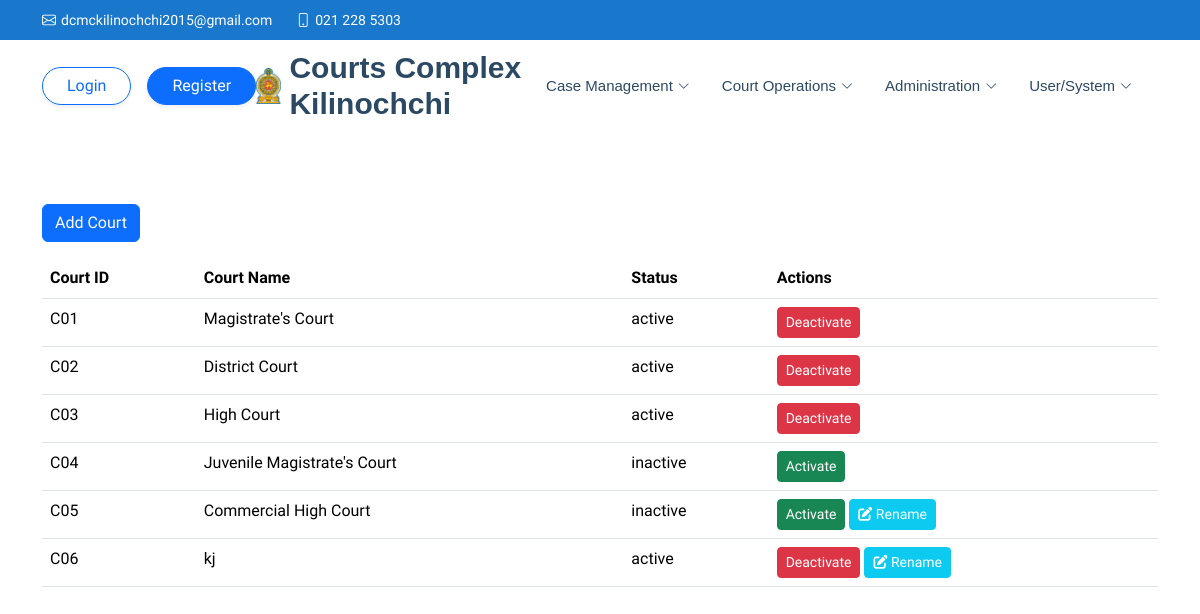
/index.php?pg=courts.php, run on the app's committed database.
### tables this page shows
CREATE TABLE IF NOT EXISTS `courts` (
  `court_id` varchar(5) NOT NULL,
  `court_name` varchar(50) DEFAULT NULL,
  `court_status` tinyint NOT NULL,
  PRIMARY KEY (`court_id`)
);

### lib/helper.php (called while the page is built, shortened)
<?php
class Helper {
    private $conn;
    public function __construct(mysqli $conn) {
        $this->conn = $conn;
    }
    public function generateNextCourtID() {
        return $this->generateNextID('courts', 'court_id', 'C', 2);
    }
    private function generateNextID($table, $column, $prefix, $padLength) {
        $sql = "SELECT $column FROM $table WHERE $column LIKE '$prefix%' ORDER BY CAST(SUBSTRING($column, 2) AS UNSIGNED) DESC LIMIT 1";
        $result = mysqli_query($this->conn, $sql);
        if ($result && mysqli_num_rows($result) > 0) {
            $row = mysqli_fetch_assoc($result);
            $max_id = $row[$column];
            $numeric_part = (int)substr($max_id, 1);
            $next_numeric_part = $numeric_part + 1;
            return $prefix . str_pad($next_numeric_part, $padLength, "0", STR_PAD_LEFT);
        } else {
            return $prefix . str_pad("1", $padLength, "0", STR_PAD_LEFT);
        }
    }
}

### lib/security.php (called while the page is built, shortened)
<?php
class Security
{
    public static function sanitize($data){
        return htmlspecialchars(stripslashes(trim((string)$data)));
    }
}
?>

### courts.php (the view, shortened to what this page needs)
<?php
	$result = $conn->query("SELECT * FROM courts ORDER BY court_id ASC");
	$nextCourtId = $helper->generateNextCourtID($conn);
	?>
<!DOCTYPE html>
<html lang="en">
	<head>
	</head>
	<body>
		<div class="container mt-5">
			<button type="button" class="btn btn-primary" data-bs-toggle="modal" data-bs-target="#addCourtModal">
			Add Court
			</button>
			<table class="table mt-3">
				<thead>
					<tr>
						<th>Court ID</th>
						<th>Court Name</th>
						<th>Status</th>
						<th>Actions</th>
					</tr>
				</thead>
				<tbody>
					<?php while ($row = $result->fetch_assoc()): ?>
					<tr>
						<td><?= Security::sanitize($row['court_id']) ?></td>
						<td><?= Security::sanitize($row['court_name']) ?></td>
						<td><?= $row['court_status'] ? 'active' : 'inactive' ?></td>
						<td>
							<form method="POST" action="index.php?pg=courts.php" style="display:inline;">
								<?php if ($row['court_status']): ?>
								<button type="submit" class="btn btn-danger btn-sm" onclick="return confirm('Are you sure you want to deactivate this court?');">
								Deactivate
								</button>
								<?php else: ?>
								<button type="submit" class="btn btn-success btn-sm" onclick="return confirm('Are you sure you want to activate this court?');">
								Activate
								</button>
								<?php endif; ?>
							</form>
                           <?php if (!in_array($row['court_id'], ['C01', 'C02', 'C03', 'C04'])): ?>
                                <button
                                    type="button"
                                    class="btn btn-info btn-sm text-white rename-btn"
                                    data-bs-toggle="modal"
                                    data-bs-target="#renameModal"
                                    data-court-id="<?= Security::sanitize($row['court_id']) ?>">
                                    <i class="fas fa-edit"></i> Rename
                                </button>
                            <?php endif; ?>
						</td>
					</tr>
					<?php endwhile; ?>
				</tbody>
			</table>
		</div>
	</body>
</html>

### assets/css/main.css (style rules this page uses)
:root { --default-font: "Roboto", system-ui, -apple-system, "Segoe UI", Roboto, "Helvetica Neue", Arial, "Noto Sans", "Liberation Sans", sans-serif, "Apple Color Emoji", "Segoe UI Emoji", "Segoe UI Symbol", "Noto Color Emoji"; --heading-font: "Poppins", sans-serif; --nav-font: "Raleway", sans-serif; }
:root { --background-color: #ffffff; --default-color: #444444; --heading-color: #2c4964; --accent-color: #1977cc; --surface-color: #ffffff; --contrast-color: #ffffff; }
:root { --nav-color: #2c4964; --nav-hover-color: #1977cc; --nav-mobile-background-color: #ffffff; --nav-dropdown-background-color: #ffffff; --nav-dropdown-color: #2c4964; --nav-dropdown-hover-color: #1977cc; }
:root { scroll-behavior: smooth; }
body { color: var(--default-color); background-color: var(--background-color); font-family: var(--default-font); }

### data on the page
courts: court_id "C01", court_name "Magistrate's Court", court_status "active"
courts: court_id "C02", court_name "District Court", court_status "active"
courts: court_id "C03", court_name "High Court", court_status "active"
courts: court_id "C04", court_name "Juvenile Magistrate's Court", court_status "inactive"
courts: court_id "C05", court_name "Commercial High Court", court_status "inactive"
courts: court_id "C06", court_name "kj", court_status "active"
